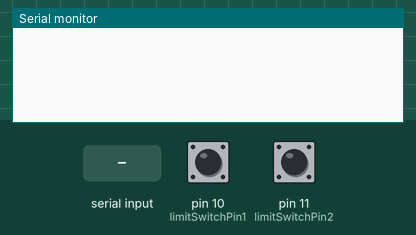
This sketch was run on a simulated Arduino Uno, built with avr-gcc and run on an emulated ATmega328P. Parts: the last lines printed to the serial monitor. The test bench sets the inputs (shaded band); at power-on: pin 10 (limitSwitchPin1) HIGH, pin 11 (limitSwitchPin2) HIGH.

Above: at 1.2 s.
1.3 s: pin 10 (limitSwitchPin1) pulled LOW for 0.15 s
At 2.5 s:
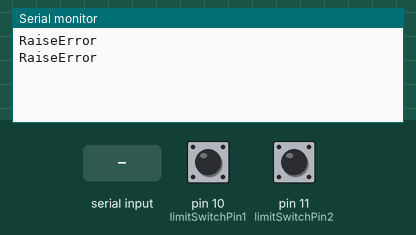
2.9 s: "Step\n" received over Serial
At 3.8 s:
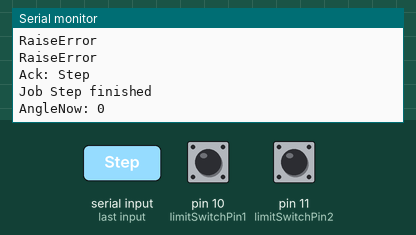
4.4 s: "Homing\n" received over Serial
At 4.52 s:
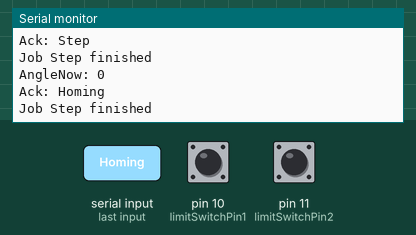
7.4 s: pin 10 (limitSwitchPin1) pulled LOW for 1 s
At 9.5 s:
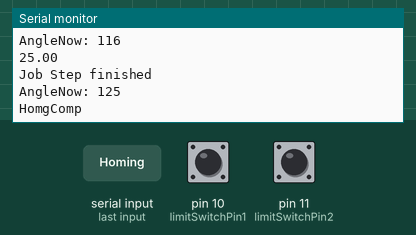
10.0 s: "StepLoop\n" received over Serial
At 12.5 s:
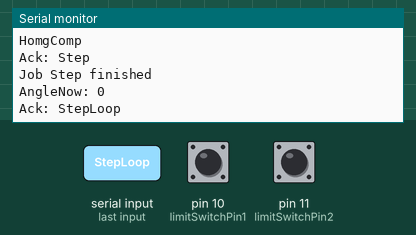
12.9 s: "Homing90\n" received over Serial
At 13.02 s:
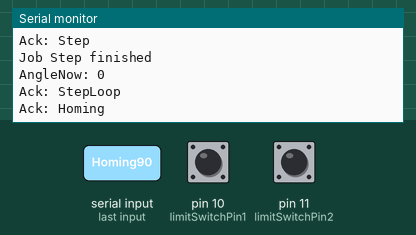
Timing chart, 0 to 15.9 s (numbered marks = the images above; inputs shaded):
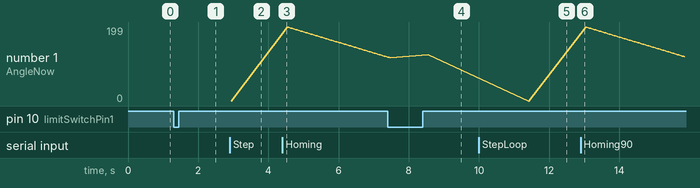

The sketch:

Rpi_interface.ino
```cpp
const int stepPin = 3;          // Change this to your actual pin
const int dirPin = 6;           // Change this to your actual pin
const int limitSwitchPin1 = 10;  // Change this to your first limit switch pin
const int limitSwitchPin2 = 11;  // Change this to your second limit switch pin
int finePin = 10;
int coarsePin = 11;
const int enPin = 8;
const float StepsPerDegree = 0.5555555556;
const int stepsPerRev = 200;
int pulseWidthMicros = 100;   // microseconds
int millisBtwnSteps = 1000;
int angleNow = 0;
int stepdir = 0;
float StepToAngle = 360/200;
bool stringComplete;
String inputString;
int i = 0;


void Step(int angle, int dir=1){
  // handle stepper motor
  // takes in angle in steps and go to that absolute position

  int e = angleNow - angle;
  if(e >= 0){
    dir = 0;
  }
  else if(e < 0){
    dir = 1;
  }
  // Serial.println(angle);
  // Serial.println(e);
  e = abs(e);

  int anglestep = 0;
  if(dir == 1){
    digitalWrite(dirPin, HIGH);
    anglestep = 1;
  }
  if(dir == 0){
    digitalWrite(dirPin, LOW);
    anglestep = -1;
  }

  if(e != 0){
    for(i=0; i<e; i++){
      digitalWrite(stepPin, HIGH);
      delayMicroseconds(pulseWidthMicros);
      digitalWrite(stepPin, LOW);
      delayMicroseconds(millisBtwnSteps);
      delay(10);
      angleNow += anglestep;

      if(angleNow>199){
        angleNow = 0;
      }
      if(angleNow<0){
        angleNow = 199;
      }
      // Serial.println("AngleNow: " + String(angleNow));
      delay(0.1);
    }
  }
  Serial.println("Job Step finished");
  Serial.println("AngleNow: " + String(angleNow));
}

void Homing() {
  while(true){
    // if homing switch pressed
    if(digitalRead(limitSwitchPin1) == LOW){
      angleNow = 25; // 45 degree
      Serial.println(angleNow * StepToAngle);
      delay(0.5);
      // turn 180 clockwise to initialize lidar pos
      // then break
      // find way to use arduino as driver instead
      Step(125); // cw 180d
      // delay(1);
      break;
    }
    // if homing switch not pressed
    else {
      // keep turning ccw until switch pressed
      // Serial.println("not there yet");
      Step(angleNow-1); //ccw 1.8d
    }
  }
  Serial.println("HomgComp");
}

void setup() {
  Serial.begin(9600);
  pinMode(limitSwitchPin1, INPUT_PULLUP);
  pinMode(limitSwitchPin2, INPUT_PULLUP);
  //Homing();
}

void loop() {
  if(digitalRead(limitSwitchPin1) == LOW || digitalRead(limitSwitchPin2) == LOW) {
    Serial.println("RaiseError");
    delay(100);  // Debounce delay
  }
  serialEvent();
  if(stringComplete) {

    if(inputString.startsWith("Step")) {
      Serial.println("Ack: Step");
      int amount = inputString.substring(5).toInt();
      Step(amount);
    }
    if(inputString.startsWith("Homing")) {
      Serial.println("Ack: Homing");
      delay(100);
      Homing();
    }
    if(inputString.startsWith("StepLoop")) {
      Serial.println("Ack: StepLoop");
      delay(100);
      //StepLoop();
    }

    inputString = "";
    stringComplete = false;
  }

}

void serialEvent() {
  while(Serial.available()){
    char inChar = (char)Serial.read();
    inputString += inChar;
    if(inChar == '\n') {
      stringComplete = true;
    }
  }
}
```

Measured:
- after the input at 1.3 s, the serial monitor: prints a new line at once (image 1)
- after the input at 2.9 s, the serial monitor: prints a new line at once (image 2)
- after the input at 4.4 s, the serial monitor: prints a new line at once (image 3)
- after the input at 10.0 s, the serial monitor: prints a new line at once (image 5)
- after the input at 12.9 s, the serial monitor: prints a new line at once (image 6)
- plotted number 1: 0 → 119 after the input at 4.4 s, 125 → 0 after the input at 10.0 s, 0 → 90 after the input at 12.9 s
